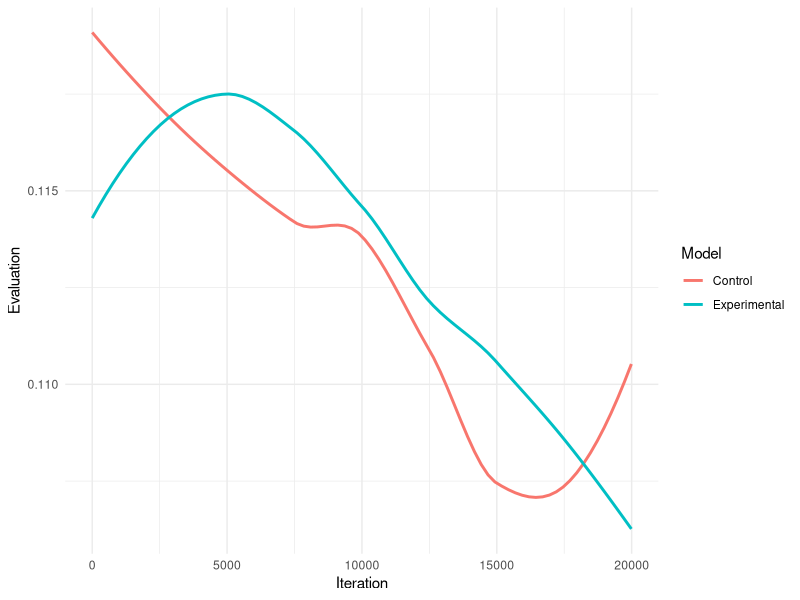
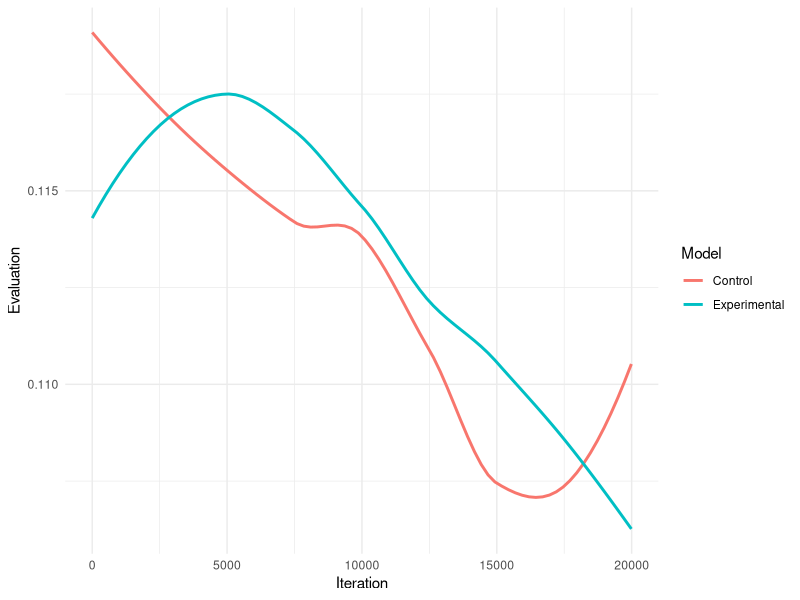
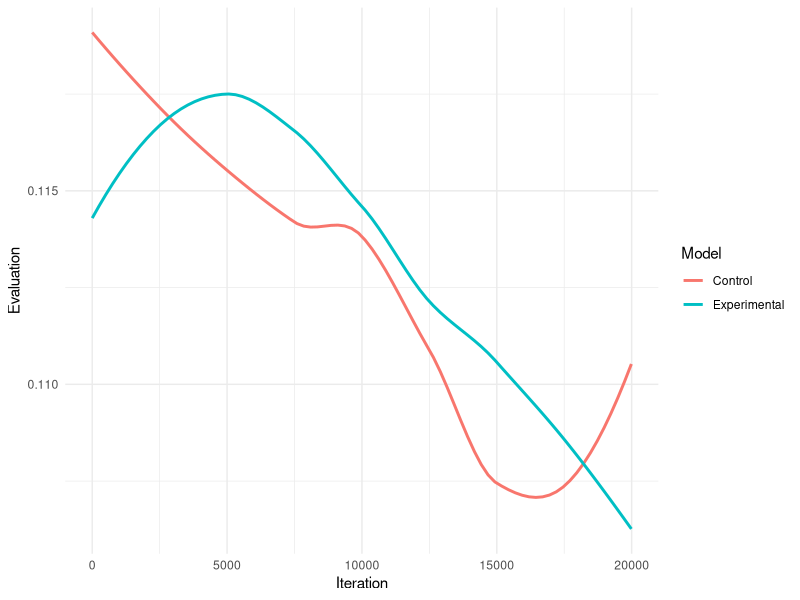
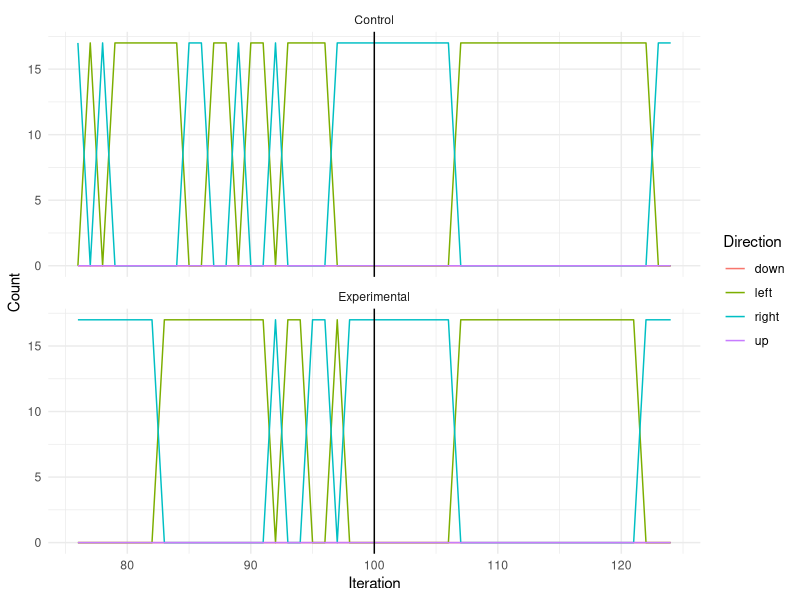
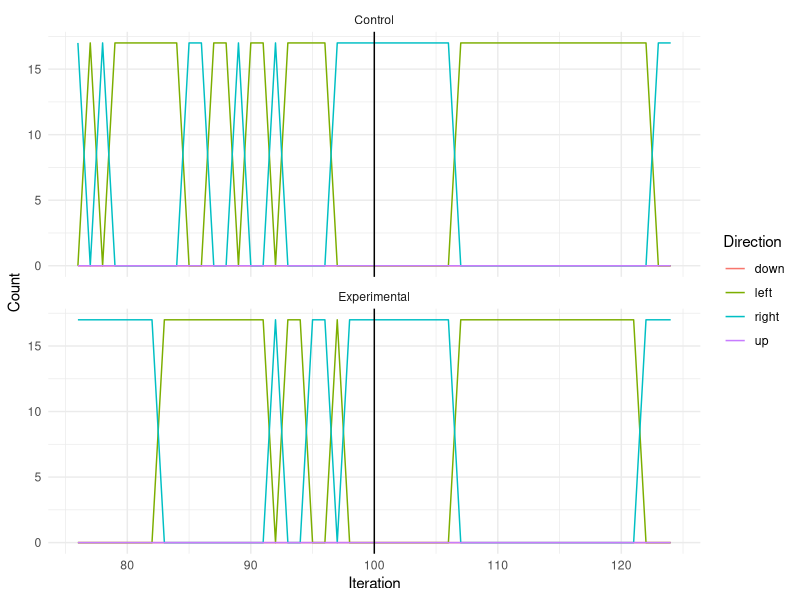
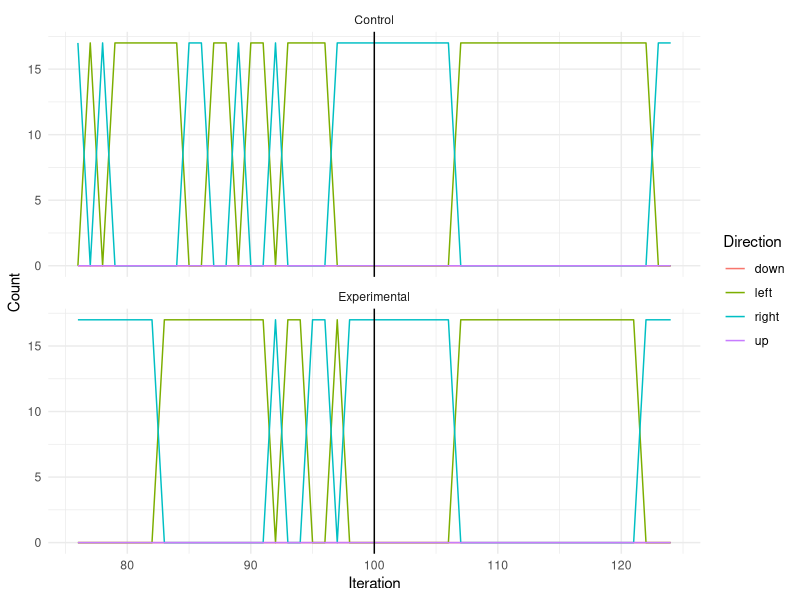

Reproduce these figures in R, in order.
library(tidyverse)
df <- read.csv("data.csv") %>%
  mutate(model = ifelse(model == "control", "Experimental", "Control")) %>%
  filter(id == 0)

df_evaluation <- df %>%
  mutate(iter = floor(iter / 10.0) * 10.0) %>%
  group_by(model, id, iter) %>%
  summarize(evaluation = mean(evaluation))

plot <- ggplot(
  data = df_evaluation %>% mutate(
    Model = model,
    Evaluation = evaluation,
    Iteration = iter,
  ),
  mapping = aes(x = Iteration, y = Evaluation, color = Model),
) +
  geom_smooth(method = "loess", se = FALSE) +
  theme_minimal()
ggsave("images/graph_evaluation.svg", plot = plot, width = 10, height = 8)
ggsave(
  "paper/svg-graphs/graph_evaluation.svg",
  plot = plot,
  width = 8,
  height = 6
)
ggsave("images/graph.png", plot = plot, width = 10, height = 8)

df_directional <- df %>%
  pivot_longer(
    cols = c(up, down, left, right),
    names_to = "direction",
    values_to = "count"
  )

plot <- ggplot(
  data = df_directional %>%
    mutate(
      Model = model,
      Evaluation = evaluation,
      Iteration = iter,
      Direction = direction,
      Count = count
    ) %>%
    filter(iter < 125 & iter > 75),
  mapping = aes(
    x = Iteration,
    y = Count,
    color = Direction
  )
) +
  geom_line() +
  facet_wrap(~Model, scales = "free_y", dir = "v") +
  geom_vline(xintercept = 100) +
  theme_minimal()

ggsave("paper/svg/graph_directional.svg", plot = plot, width = 4, height = 4)
ggsave(
  "paper/svg-graphs/graph_directional.svg",
  plot = plot,
  width = 10,
  height = 8
)
ggsave("images/graph_directional.png", plot = plot, width = 7, height = 5)
